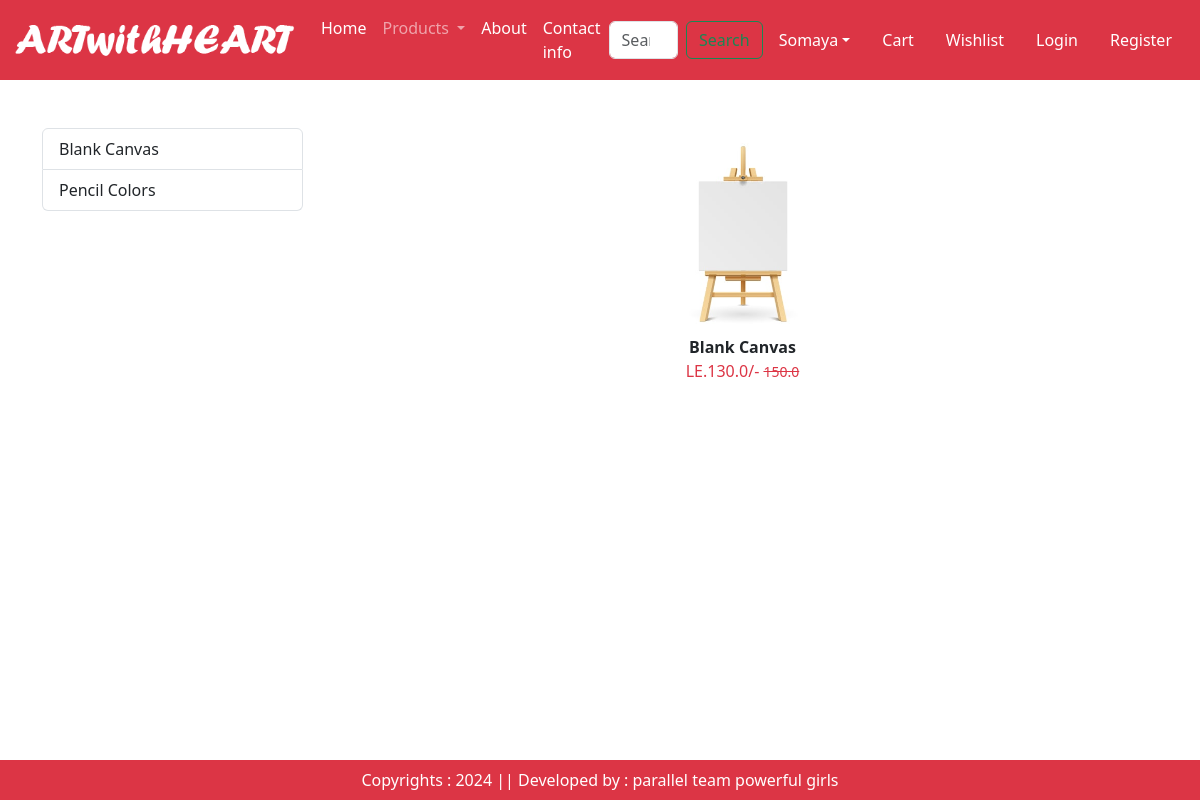
The page /category-title/Blank Canvas on the database its author committed.
### app/models.py (models this page shows, shortened)
class Product(models.Model):
    title = models.CharField(max_length=100)
    selling_price = models.FloatField()
    discounted_price = models.FloatField()
    description = models.TextField()
    composition = models.TextField(default=' ')
    prodapp = models.TextField(default=' ')
    category = models.CharField(choices=CATEGORY_CHOICES,max_length=2)
    product_image = models.ImageField(upload_to='product')

### app/views.py (the view)
# urls.py: path("category-title/<val>", views.CategoryTitle.as_view(),name="category-title"),
class CategoryTitle(View):
    def get(self,request,val):
        product = Product.objects.filter(title=val)
        title = Product.objects.filter(category= product[0].category).values('title')
        return render(request,"app/category.html",locals())

### app/templates/app/category.html (shortened to what this page needs)
{% extends 'app/base.html' %}
{% load static %}
{% block main-content %}
 <div class="container my-5">
    <div class="row">
        <div class="col-sm-3">
            <div class="list-group">
            {% for val in title %}
                <a href="{% url 'category-title' val.title %}" class="list-group-item list-group-item-action" aria-current="true">{{val.title}}</a>
            {% endfor %}
            </div>
        </div>
        <div class="col-sm-9">
            <div class="row">
                {% for prod in product %}
                    <div class="col text-center mb-4">
                        <a href="{% url 'product-detail' prod.id %} " class="btn">
                            <div>
                                <img src="{{prod.product_image.url}}" width="300px" height="200px"/>
                                <div class="fw-bold">{{prod.title}}</div>
                                <div class="fw-bolt text-danger">
                                    LE.{{prod.discounted_price}}/-
                                    <small class="fw-light text-decoration-line-through">{{prod.selling_price}}</small>
                                </div>
                            </div>
                        </a>
                    </div>
                {% endfor %}
            </div>
        </div>
    </div>
 </div>
{%endblock main-content %}

### rows shown on the page
Product: product_image (placeholder picture), title "Blank Canvas", discounted_price "130.0", selling_price "150.0"

### other values the page prints
{{ val.title }} "Blank Canvas" "Pencil Colors"
